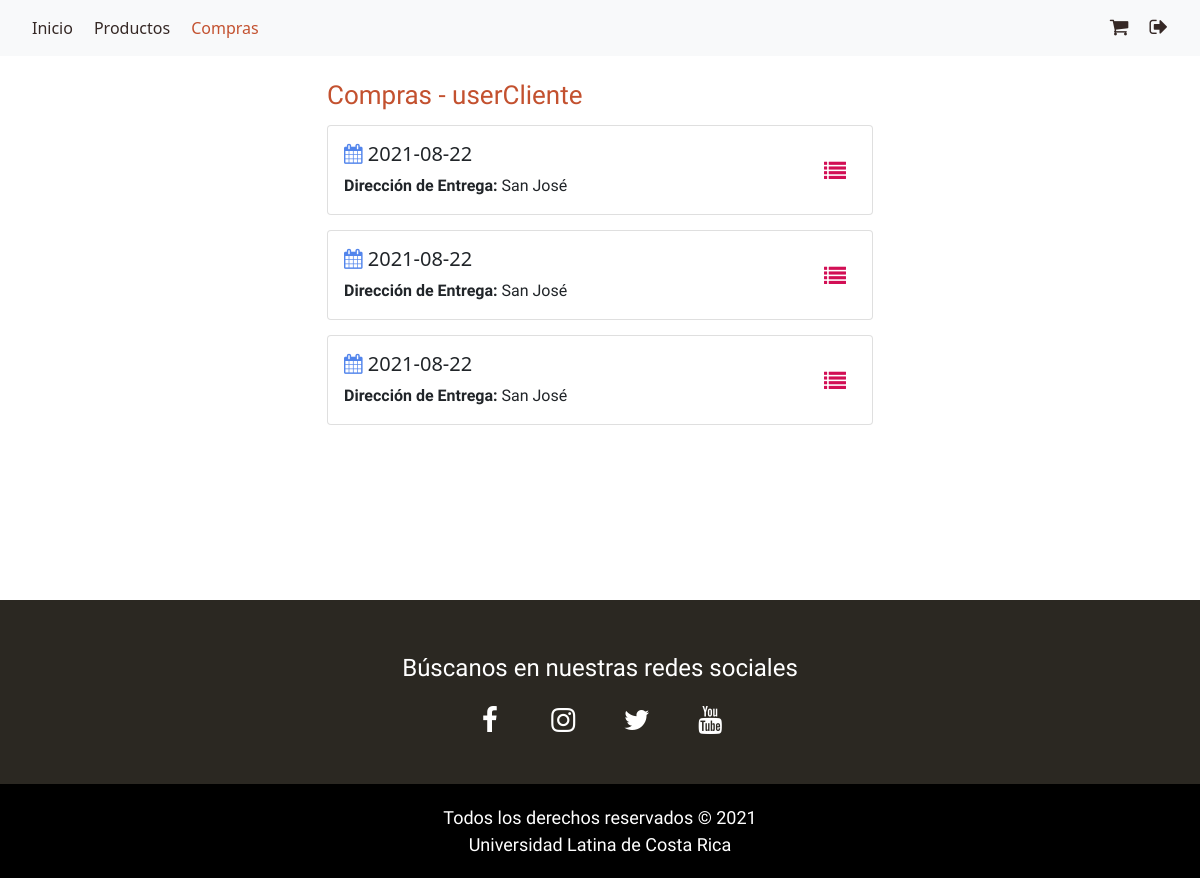
Screenshot of /?c=compras (signed in) with the database file from the repository.
### tables this page shows
CREATE TABLE `orden` (
  `id` int(11) NOT NULL,
  `fecha` date NOT NULL,
  `direccion` varchar(255) NOT NULL,
  `usuarioId` int(11) NOT NULL
);

### Controller/compras.php (called while the page is built, shortened)
<?php
  include "Model/orden.php";
  $compra = new Orden();
  $compras = $compra->selectByUserId($sessionUser->getElement("id"));
  include "View/compras.php";

### Model/orden.php (called while the page is built, shortened)
<?php
  class Orden {
    public function __construct($date = '', $address = '', $usuarioId = 0, $id = 0) {
      $this->date = $date;
      $this->address = $address;
    }
    public function selectByUserId($id = 0){
      $sql = "SELECT * FROM orden";
      if ($id) $sql .= " where usuarioId='{$id}'";
      $pdo = new Connection();
      $pdo = $pdo->open();
      $rows = $pdo->query($sql);
      $orders = [];
      foreach($rows->fetchAll() as $row){
        $orders[] = new Orden($row['fecha'], $row['direccion'], $row['usuarioId'], $row['id']);
      }
      return $orders;
    }
    public function getElement($attribute){
      return $this->$attribute;
    }
  }

### View/compras.php (the view, shortened to what this page needs)
<div class="heladeria-wrapper heladeria-compras container">
  <div class="row">
    <div class="col-xs-12 offset-lg-3 col-lg-6">
      <div class="healderia-usuarios-header">
        <p class="heladeria-usuarios-title">Compras - <?php echo $sessionUser->name ?></p>
      </div>
    </div>
  </div>
  <div class="row heladeria-compras-lista">
    <div class="col-xs-12 offset-lg-3 col-lg-6">
      <?php foreach($compras as $compra) { ?>
        <div class="heladeria-compras-card card">
          <div class="card-body">
            <div class="row">
              <div class="col-6">
                <h5 class="card-title"><i class="fa fa-calendar" aria-hidden="true"></i> <?php echo $compra->date ?></h5>
                <p class="card-text"><span>Dirección de Entrega:</span> <?php echo $compra->address ?></p>
              </div>
              <div class="col-6 heladeria-compras-details">
                <a class="heladeria-producto-option heladeria-producto-delete" href="?c=compras_detalle&id=<?php echo $compra->getElement("id")?>"><i class="fa fa-list" aria-hidden="true"></i></a>
              </div>
            </div>
          </div>
        </div>
      <?php } ?>
    </div>
  </div>
</div>

### styles/global.css (style rules this page uses)
p, h1, h2 { margin: 0; }
.heladeria-wrapper { padding-top: 56px; }

### styles/productos.css (style rules this page uses)
.heladeria-producto-option { font-size: 22px; margin-right: 10px; }
.heladeria-producto-delete { color: #D20F55; }

### styles/compras.css (style rules this page uses)
.heladeria-compras { min-height: 600px; padding-top: 76px; }
.card-title i { color: #5285EC; }
.heladeria-compras-card { margin-bottom: 15px; }
.heladeria-compras-lista p { font-family: 'Barlow Condensed', sans-serif; }
.heladeria-compras-lista p span { font-weight: bold; }
.heladeria-compras-details { align-items: center; display: flex; justify-content: flex-end; }

### styles/usuarios.css (style rules this page uses)
.healderia-usuarios-header { align-items: center; display: flex; justify-content: space-between; margin-bottom: 10px; }
.heladeria-usuarios-title { color: #c3512f; font-family: 'Fjalla One', sans-serif; font-size: 26px; margin-bottom: 0; }
.card-title i { color: #5285EC; }

### rows the page displays
orden: fecha "2021-08-22", direccion "San José"
orden: fecha "2021-08-22", direccion "San José"
orden: fecha "2021-08-22", direccion "San José"

### other values shown
$sessionUser->name "userCliente"
